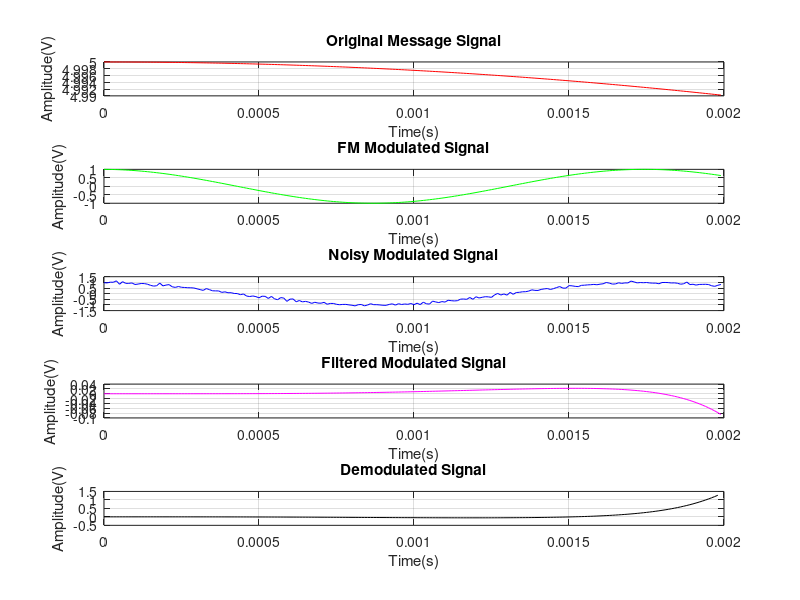

This figure's MATLAB source:
fs = 1e5;
t = 0:1/fs:0.1;

fc = 100;
kf = 30*pi;
fm = 5;
Am = 5;
m_t = Am*cos(2*pi*fm*t);

% FM modulation
s_t = cos(2*pi*fc*t + 2*pi*kf*cumsum(m_t)/fs);

% Add AWGN to the modulated signal
SNR = 20;
s_t_noisy = awgn(s_t, SNR, 'measured');

% Calculate Carson bandwidth and design bandpass filter
bw_carson = 2*(kf+fm);
Wn = [(fc-bw_carson/2)/(fs/2), (fc+bw_carson/2)/(fs/2)];
[b,a] = butter(5, Wn, 'bandpass');

% Filter the noisy modulated signal
s_t_filtered = filter(b, a, s_t_noisy);

% Perform FM demodulation using a linear demodulator
Kd = -1/(2*pi*kf);
m_t_demodulated = Kd*diff(s_t_filtered).*fs;

% Plot signals in the time domain
subplot(5,1,1);
plot(t(1:200),m_t(1:200),'r');
xlabel('Time(s)');
ylabel('Amplitude(V)');
title('Original Message Signal');
grid on;

subplot(5,1,2);
plot(t(1:200),s_t(1:200),'g');
xlabel('Time(s)');
ylabel('Amplitude(V)');
title('FM Modulated Signal');
grid on;

subplot(5,1,3);
plot(t(1:200),s_t_noisy(1:200),'b');
xlabel('Time(s)');
ylabel('Amplitude(V)');
title('Noisy Modulated Signal');
grid on;

subplot(5,1,4);
plot(t(1:200),s_t_filtered(1:200),'m');
xlabel('Time(s)');
ylabel('Amplitude(V)');
title('Filtered Modulated Signal');
grid on;

subplot(5,1,5);
plot(t(1:199),m_t_demodulated(1:199),'k');
xlabel('Time(s)');
ylabel('Amplitude(V)');
title('Demodulated Signal');
grid on;
